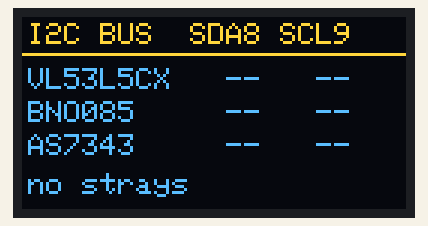
Simulated run of this sketch. Board: ESP32-S3. On the bench: 128×64 one-colour display. The OLED is the two-colour kind (top 16 rows yellow); what the sketch prints to the serial monitor is not drawn.

Above: at 1.1 s.

The sketch:

I2C_BusDisplay.ino
```cpp
// Drives the SSD1306 and uses it as a live I2C bus readout for every sensor
// planned for the node, so each can be plugged in while watching the panel.
// SDA = GPIO 8, SCL = GPIO 9.
#include <Wire.h>
#include <Adafruit_GFX.h>
#include <Adafruit_SSD1306.h>

const int SDA_PIN = 8;
const int SCL_PIN = 9;
const uint8_t OLED_ADDR = 0x3C;

struct Device {
  const char *name;
  uint8_t addr;
  uint8_t altAddr;  // 0 when the part has no alternate address
};

// Addresses for the evaluation sensors in docs/V1_BOM.md.
const Device DEVICES[] = {
  {"VL53L5CX", 0x29, 0x00},
  {"BNO085",   0x4A, 0x4B},  // only appears in I2C mode; normally on UART (P1 high)
  {"AS7343",   0x39, 0x00},
};
const int NDEV = sizeof(DEVICES) / sizeof(DEVICES[0]);

Adafruit_SSD1306 display(128, 64, &Wire, -1);

bool ackAt(uint8_t addr) {
  Wire.beginTransmission(addr);
  return Wire.endTransmission() == 0;
}

void setup() {
  Serial.begin(115200);
  delay(1000);
  Wire.begin(SDA_PIN, SCL_PIN, 100000);

  if (!display.begin(SSD1306_SWITCHCAPVCC, OLED_ADDR)) {
    Serial.println("SSD1306 init FAILED");
    while (true) delay(1000);
  }
  Serial.println("SSD1306 init OK");
}

void loop() {
  display.clearDisplay();
  display.setTextColor(SSD1306_WHITE);
  display.setTextSize(1);
  display.setCursor(2, 2);
  display.println("I2C BUS  SDA8 SCL9");
  display.drawFastHLine(0, 12, 128, SSD1306_WHITE);

  String line = "OLED:YES";
  int y = 17;
  for (int i = 0; i < NDEV; i++) {
    uint8_t found = 0;
    if (ackAt(DEVICES[i].addr)) found = DEVICES[i].addr;
    else if (DEVICES[i].altAddr && ackAt(DEVICES[i].altAddr)) found = DEVICES[i].altAddr;

    display.setCursor(2, y);
    if (found) display.printf("%-9s 0x%02X  OK", DEVICES[i].name, found);
    else       display.printf("%-9s  --   --", DEVICES[i].name);
    y += 11;

    line += "  ";
    line += DEVICES[i].name;
    line += ":";
    if (found) line += "0x" + String(found, HEX);
    else       line += "no";
  }

  // Anything on the bus that is not a device we expect.
  display.setCursor(2, y + 2);
  int extra = 0;
  for (uint8_t a = 1; a < 127; a++) {
    if (a == OLED_ADDR || a == 0x29 || a == 0x4A || a == 0x4B || a == 0x39) continue;
    if (ackAt(a)) extra++;
  }
  if (extra) display.printf("+%d unexpected", extra);
  else       display.println("no strays");

  display.display();
  Serial.println(line);
  delay(500);
}
```
